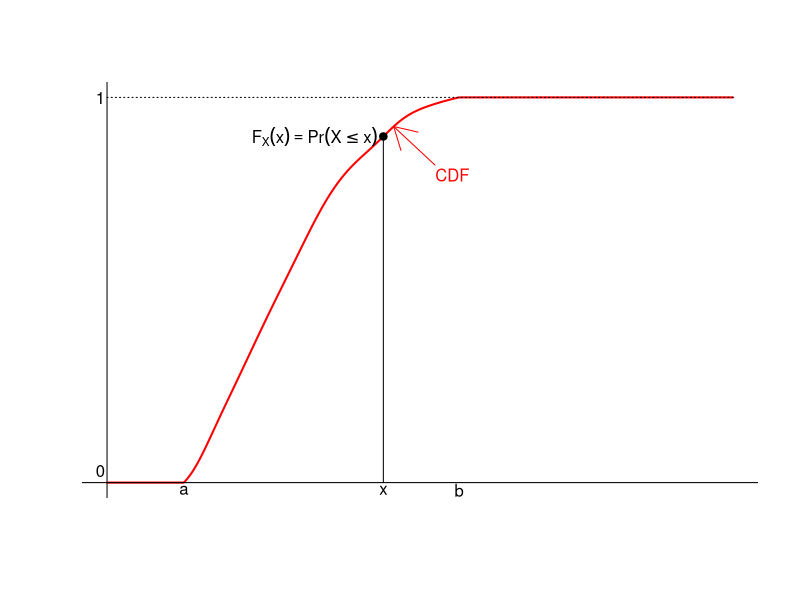

Write R code to recreate this figure.
# pdf plot for lecture 
set.seed(746)

p<-c(13)
w<-runif(p,0,1)
w<-w/sum(w)
m<-rnorm(p,0,2)
s<-abs(rnorm(p,1,.6))
xl<-range(m+3*s,m-3*s)

h=0.001
x<-seq(xl[1],xl[2],h)
fx<-w[1]*dnorm(x,m[1],s[1])
for(i in 2:p){
  fx<-fx+w[i]*dnorm(x,m[i],s[i])
}

#plot(x,fx,type="l")
                                    
fx0<-fx
fx0[x>5]<-c(0)
fx0[x<(-3)]<-c(0)

fx0dens<-fx0/(sum(fx0)*h)
xlower<-min(x[fx0>0]) # this is 'a'
xupper<-max(x[fx0>0]) # this is 'b'

fxlower<-fx[x==xlower]
fxupper<-fx[x==xupper]

CDFx<-cumsum(fx0)/sum(fx0)
# now a CDF plot
plot(x,CDFx,type="l",xlab="",ylab="",axes=FALSE,lwd=2,col="red")
text(xlower,-20*h,expression(a))
text(xupper,-20*h,expression(b))

abline(h=0)
abline(v=min(x))
lines(x,rep(1,length(x)),lty=3)
text((min(x)-.2),1,expression(1))
text((min(x)-.2),.03,expression(0))


z<-min(x[x>2.8])
text(z,-20*h,expression(x))
segments(z,0,z,CDFx[x==z],lty=1)

#text((z+2),CDFx[x==z],expression(F[X](x)==Pr(X<=x)))
#arrows((fxlower)+1,CDFx[x==z]+.05,z,CDFx[x==z],code=2,col="red")
#text((fxlower)+1.2,CDFx[x==z],"CDF",col="red")
#points(z,CDFx[x==z],cex=1,pch=19)


zz<-min(x[x>z+.3])
text((z-2),CDFx[x==z],expression(F[X](x)==Pr(X<=x)))
points(z,CDFx[x==z],cex=1,pch=19)
arrows(z+1.5,(CDFx[x==zz]-.1),zz,CDFx[x==zz],code=2,col="red")
text(z+2,CDFx[x==z]-0.1,"CDF",col="red")


